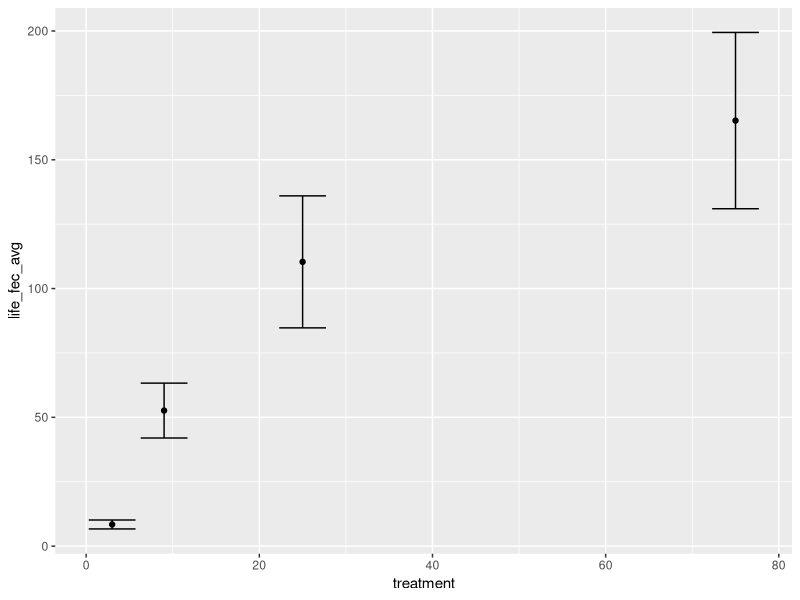
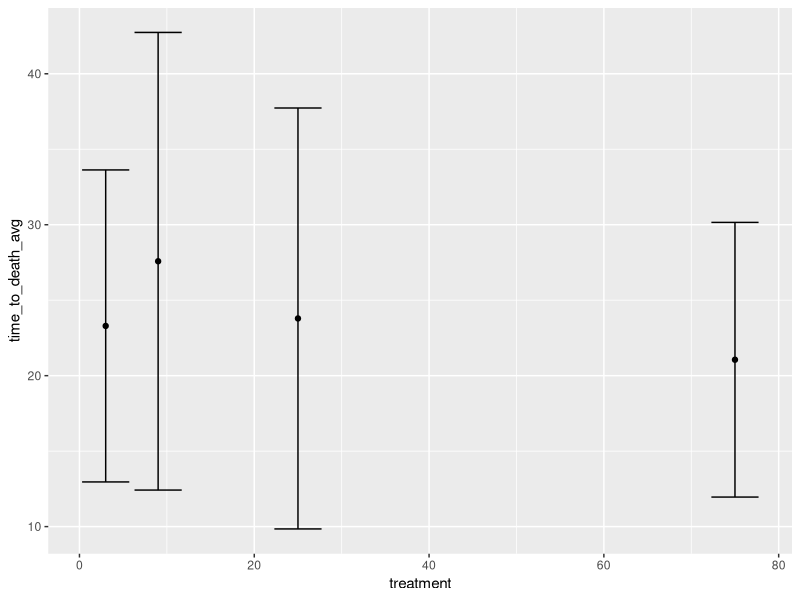
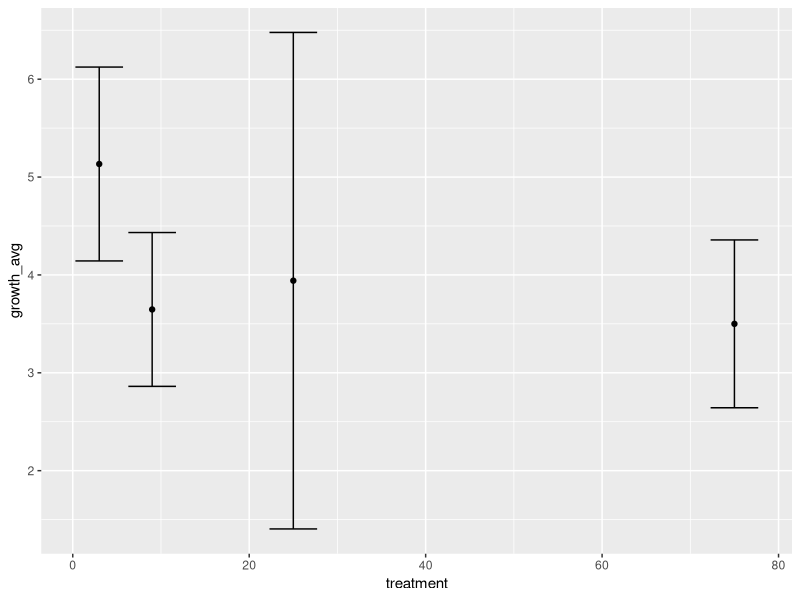

Here is the R script that generated these plots, in order:
## fit daphnia lifetime fecundity (?) to food 
## fit daphnia time to death to food
## fit daphnia time to adult size to food

library(tidyverse)
library(ggplot2)

daph <- read.csv("daphnia_lifetime.csv")
# filter out individuals that were NOT born in the conditions (original daphnia)
daph <- daph %>%
  filter(adult_only=="N")

##lifetime fecundity
daph_fec <- daph %>% 
  group_by(rep,treatment) %>%
  summarise(life_fec = sum(clutch_size, na.rm = TRUE))

daph_fec_sum <- daph_fec %>%
  group_by(treatment) %>%
  summarise(life_fec_avg = mean(life_fec), life_fec_sd = sd(life_fec))

#plots standard ERROR (ish didn't go back and check how many actual reps)
ggplot(data = daph_fec_sum, aes(treatment,life_fec_avg))+ geom_point()+ 
  geom_errorbar(aes(ymin = life_fec_avg-life_fec_sd/sqrt(10), ymax = life_fec_avg+life_fec_sd/sqrt(10) ))

##time until death
daph_death <- daph %>%
  group_by(rep,treatment) %>%
  count()

daph_death_sum <- daph_death %>%
  group_by(treatment) %>%
  summarise(time_to_death_avg = mean(n), time_to_death_sd = sd(n))


ggplot(data = daph_death_sum, aes(treatment,time_to_death_avg))+ geom_point()+ 
  geom_errorbar(aes(ymin = time_to_death_avg-time_to_death_sd,
                    ymax = time_to_death_avg+time_to_death_sd))


###growth to adult
daph_growth <- daph %>%
  group_by(rep,treatment) %>%
  count(size_class)

daph_growth_j <- daph_growth %>%
  filter(size_class=="J")

daph_growth_sum <- daph_growth_j %>%
  group_by(treatment) %>%
  summarise(growth_avg = mean(n), growth_sd = sd(n))

ggplot(data = daph_growth_sum, aes(treatment,growth_avg))+ geom_point()+ 
  geom_errorbar(aes(ymin = growth_avg-growth_sd,
                    ymax = growth_avg+growth_sd))

